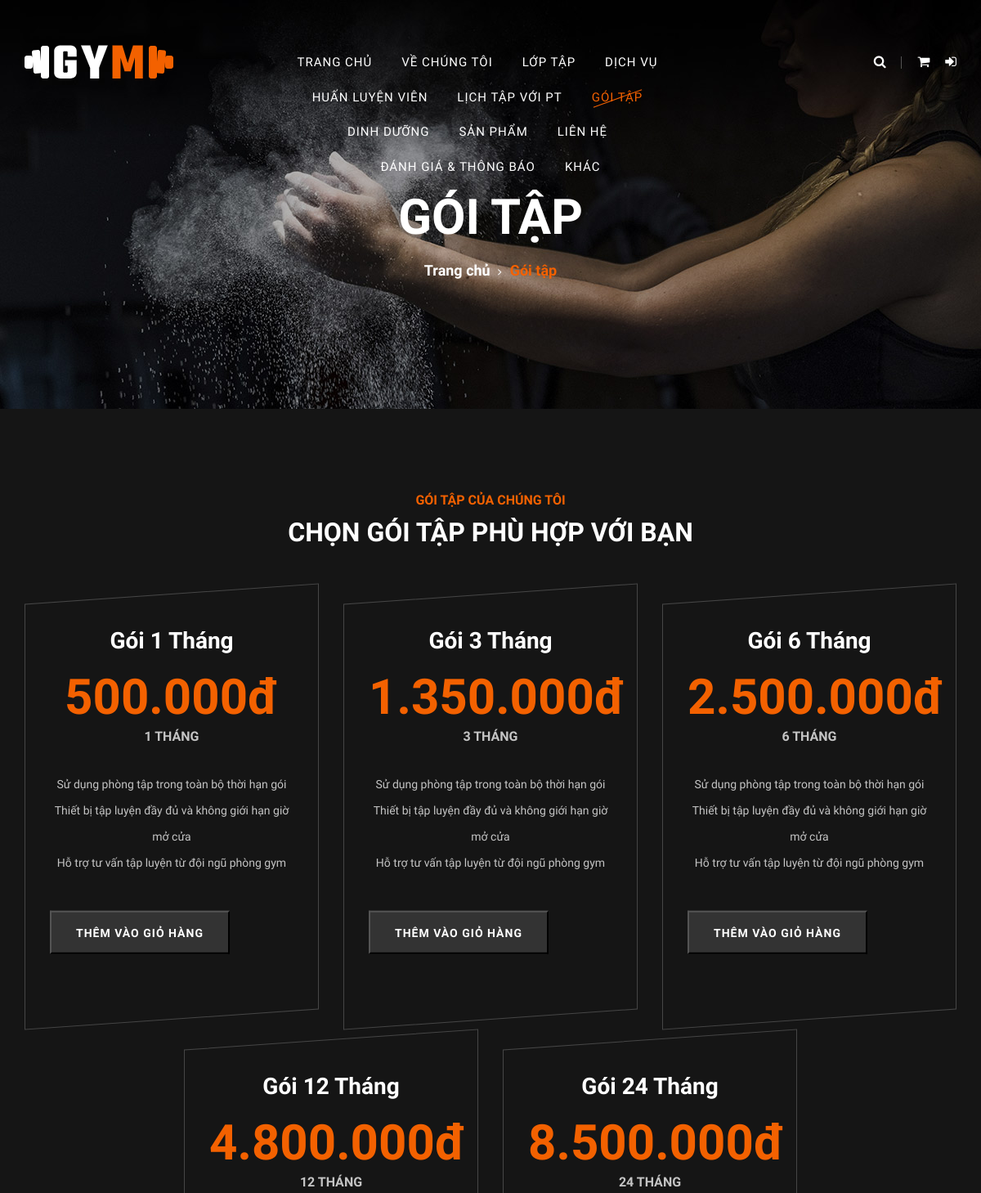
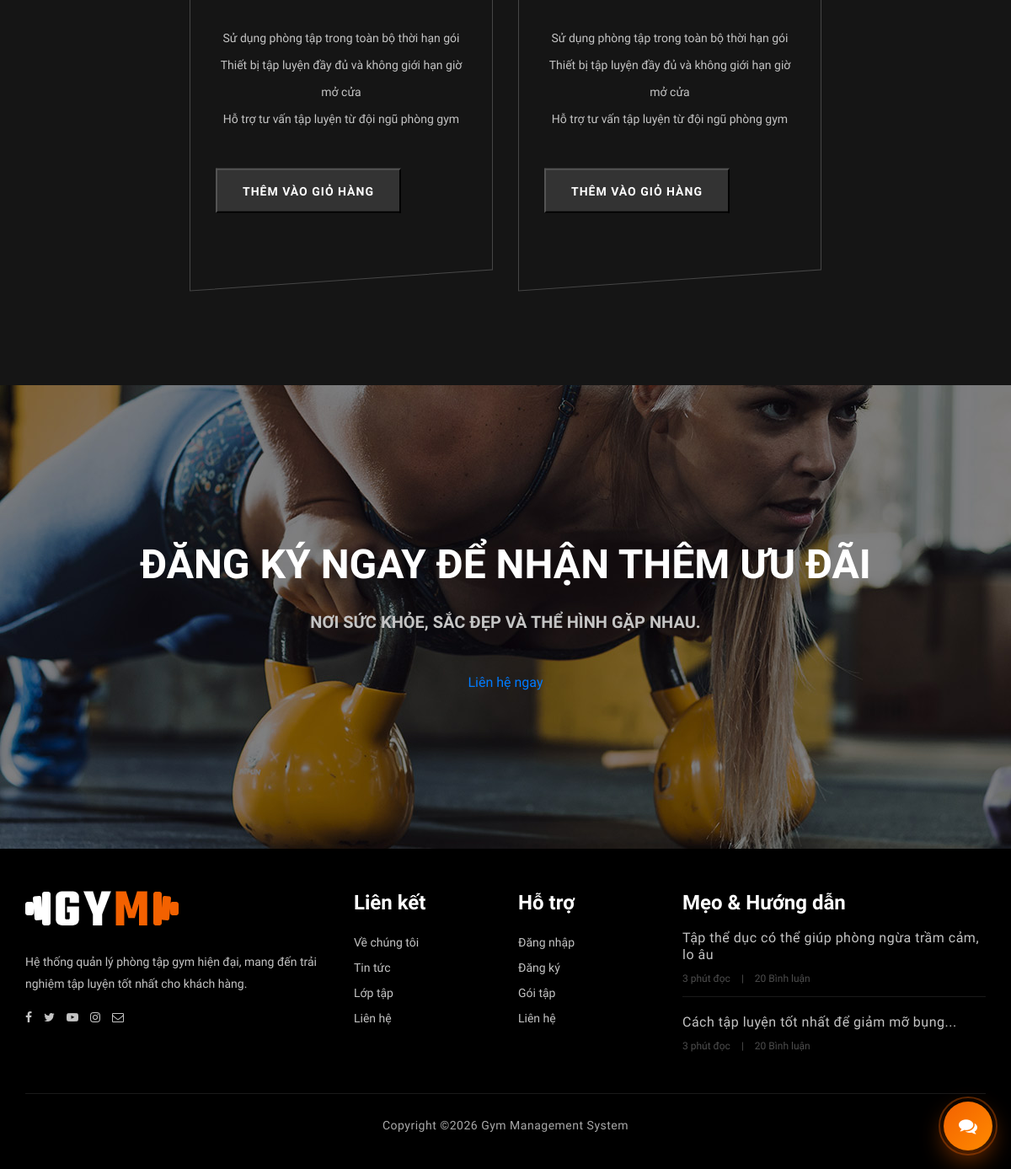
Screenshot of /client/packages.php with the database file from the repository (2 pictures, top to bottom).
### tables this page shows
CREATE TABLE `membership_packages` (
  `id` int NOT NULL AUTO_INCREMENT,
  `package_name` varchar(100) NOT NULL,
  `duration_months` int NOT NULL,
  `price` decimal(10,2) NOT NULL,
  `description` text,
  `status` enum('active','inactive') DEFAULT 'active',
  PRIMARY KEY (`id`)
);

### client/packages.php (the view, shortened to what this page needs)
<?php
require_once '../config/db.php';
$packages = [];
$packageQuery = $conn->query("SELECT id, package_name, duration_months, price, description FROM membership_packages WHERE status = 'active' ORDER BY duration_months ASC, id ASC");
if ($packageQuery) {
    while ($row = $packageQuery->fetch_assoc()) {
        $packages[] = $row;
    }
}
include 'layout/header.php';
?>
<section class="breadcrumb-section set-bg" data-setbg="assets/img/breadcrumb-bg.jpg">
    <div class="container">
        <div class="row">
            <div class="col-lg-12 text-center">
                <div class="breadcrumb-text">
                    <h2>Gói tập</h2>
                    <div class="bt-option">
                        <a href="index.php">Trang chủ</a>
                        <span>Gói tập</span>
                    </div>
                </div>
            </div>
        </div>
    </div>
</section>
<section class="pricing-section spad">
    <div class="container">
        <div class="row">
            <div class="col-lg-12">
                <div class="section-title">
                    <span>Gói tập của chúng tôi</span>
                    <h2>CHỌN GÓI TẬP PHÙ HỢP VỚI BẠN</h2>
                </div>
            </div>
        </div>
        <div class="row justify-content-center">
            <?php if (!empty($packages)): ?>
                <?php foreach ($packages as $package): ?>
                    <?php
                    $packageId = (int) $package['id'];
                    $buttonLabel = 'Thêm vào giỏ hàng';
                    $buttonClass = 'primary-btn pricing-btn';
                    $buttonDisabled = '';
                    $benefits = preg_split('/\r\n|\r|\n/', trim((string) $package['description']));
                    if (count(array_filter($benefits)) <= 1) {
                        $benefits = [
                            'Sử dụng phòng tập trong toàn bộ thời hạn gói',
                            'Thiết bị tập luyện đầy đủ và không giới hạn giờ mở cửa',
                            'Hỗ trợ tư vấn tập luyện từ đội ngũ phòng gym',
                        ];
                    }
                    ?>
                    <div class="col-lg-4 col-md-8 mb-4" id="package-<?php echo $packageId; ?>">
                        <div class="ps-item h-100">
                            <h3><?php echo htmlspecialchars($package['package_name']); ?></h3>
                            <div class="pi-price">
                                <h2><?php echo number_format((float) $package['price'], 0, ',', '.'); ?>đ</h2>
                                <span><?php echo (int) $package['duration_months']; ?> THÁNG</span>
                            </div>
                            <ul>
                                <?php foreach ($benefits as $benefit): ?>
                                    <?php if (trim($benefit) !== ''): ?>
                                        <li><?php echo htmlspecialchars(trim($benefit)); ?></li>
                                    <?php endif; ?>
                                <?php endforeach; ?>
                            </ul>
                            <button type="button"
                                    class="<?php echo $buttonClass; ?>"
                                    onclick="addPackageToCart(<?php echo $packageId; ?>)"
                                    <?php echo $buttonDisabled; ?>>
                                <?php echo $buttonLabel; ?>
                            </button>
                        </div>
                    </div>
                <?php endforeach; ?>
            <?php else: ?>
                <div class="col-lg-8">
                    <div class="alert alert-warning text-center">Hiện chưa có gói tập nào đang mở bán.</div>
                </div>
            <?php endif; ?>
        </div>
    </div>
</section>
<section class="banner-section set-bg" data-setbg="assets/img/banner-bg.jpg">
    <div class="container">
        <div class="row">
            <div class="col-lg-12 text-center">
                <div class="bs-text">
                    <h2>Đăng ký ngay để nhận thêm ưu đãi</h2>
                    <div class="bt-tips">Nơi sức khỏe, sắc đẹp và thể hình gặp nhau.</div>
                    <a href="contact.php" class="primary-btnbtn-normal">Liên hệ ngay</a>
                </div>
            </div>
        </div>
    </div>
</section>
<?php include 'layout/footer.php'; ?>

### client/assets/css/barfiller.css (style rules this page uses)
body { font-family: Arial; }

### client/assets/css/style.css (style rules this page uses)
html, body { height: 100%; font-family: "Muli", sans-serif; -webkit-font-smoothing: antialiased; font-smoothing: antialiased; background: #0f0f0f; }
h1, h2, h3, h4, h5, h6 { margin: 0; color: #111111; font-weight: 400; font-family: "Oswald", sans-serif; }
h2 { font-size: 36px; }
h3 { font-size: 30px; }
ul, ol { padding: 0; margin: 0; }
.section-title { margin-bottom: 45px; text-align: center; }
.section-title span { font-size: 16px; color: #f36100; text-transform: uppercase; font-weight: 700; }
.section-title h2 { color: #ffffff; font-size: 32px; font-weight: 600; text-transform: uppercase; margin-top: 8px; }
.set-bg { background-repeat: no-repeat; background-size: cover; background-position: top center; }
.spad { padding-top: 100px; padding-bottom: 100px; }
.primary-btn { display: inline-block; font-size: 14px; padding: 17px 30px 16px; color: #ffffff; background: #f36100; line-height: normal; letter-spacing: 1px; text-transform: uppercase; font-weight: 700; }
.banner-section { height: 550px; display: -webkit-box; display: -ms-flexbox; display: flex; -webkit-box-align: center; -ms-flex-align: center; align-items: center; -webkit-box-pack: center; -ms-flex-pack: center; justify-content: center; }
.bs-text h2 { font-size: 48px; color: #ffffff; font-weight: 700; text-transform: uppercase; margin-bottom: 25px; }
.bs-text .bt-tips { font-size: 20px; color: #c4c4c4; font-weight: 700; text-transform: uppercase; margin-bottom: 45px; }
.pricing-section { background: #151515; }
.pricing-section .section-title { margin-bottom: 56px; }
.ps-item { text-align: center; padding: 40px 30px 52px; border: 1px solid #464646; -webkit-transform: skewY(-4deg); -ms-transform: skewY(-4deg); transform: skewY(-4deg); -webkit-transition: all 0.5s; -o-transition: all 0.5s; transition: all 0.5s; margin-bottom: 30px; position: relative; }
.ps-item h3 { font-size: 28px; color: #ffffff; font-weight: 600; margin-bottom: 16px; -webkit-transform: skewY(4deg); -ms-transform: skewY(4deg); transform: skewY(4deg); }
.ps-item .pi-price { margin-bottom: 30px; -webkit-transform: skewY(4deg); -ms-transform: skewY(4deg); transform: skewY(4deg); }
.ps-item .pi-price h2 { font-size: 60px; color: #f36100; font-weight: 600; }
.ps-item .pi-price span { color: #c4c4c4; font-size: 16px; font-weight: 700; text-transform: uppercase; }
.ps-item ul { margin-bottom: 40px; -webkit-transform: skewY(4deg); -ms-transform: skewY(4deg); transform: skewY(4deg); }
.ps-item ul li { font-size: 14px; color: #c4c4c4; line-height: 32px; list-style: none; }
.ps-item .primary-btn.pricing-btn { display: block; background: #333333; -webkit-transform: skewY(4deg); -ms-transform: skewY(4deg); transform: skewY(4deg); }
.breadcrumb-section { height: 500px; padding-top: 230px; }
.breadcrumb-text h2 { font-size: 60px; color: #ffffff; font-weight: 600; text-transform: uppercase; margin-bottom: 15px; }
.breadcrumb-text .bt-option a { font-size: 18px; color: #ffffff; font-weight: 700; display: inline-block; position: relative; margin-right: 20px; }
.breadcrumb-text .bt-option a:after { position: absolute; right: -14px; top: 6px; font-family: "FontAwesome"; content: ""; font-size: 13px; font-weight: 400; }
.breadcrumb-text .bt-option span { font-size: 18px; color: #f36100; font-weight: 700; }
@media only screen and (min-width: 1200px) { .container { max-width: 1170px; } }

### rows the page displays
membership_packages: package_name "Gói 1 Tháng", price "500.000", duration_months "1", benefit "Sử dụng phòng tập trong toàn bộ thời hạn gói", benefit "Thiết bị tập luyện đầy đủ và không giới hạn giờ mở cửa", benefit "Hỗ trợ tư vấn tập luyện từ đội ngũ phòng gym", buttonLabel "THÊM VÀO GIỎ HÀNG"
membership_packages: package_name "Gói 3 Tháng", price "1.350.000", duration_months "3", benefit "Sử dụng phòng tập trong toàn bộ thời hạn gói", benefit "Thiết bị tập luyện đầy đủ và không giới hạn giờ mở cửa", benefit "Hỗ trợ tư vấn tập luyện từ đội ngũ phòng gym", buttonLabel "THÊM VÀO GIỎ HÀNG"
membership_packages: package_name "Gói 6 Tháng", price "2.500.000", duration_months "6", benefit "Sử dụng phòng tập trong toàn bộ thời hạn gói", benefit "Thiết bị tập luyện đầy đủ và không giới hạn giờ mở cửa", benefit "Hỗ trợ tư vấn tập luyện từ đội ngũ phòng gym", buttonLabel "THÊM VÀO GIỎ HÀNG"
membership_packages: package_name "Gói 12 Tháng", price "4.800.000", duration_months "12", benefit "Sử dụng phòng tập trong toàn bộ thời hạn gói", benefit "Thiết bị tập luyện đầy đủ và không giới hạn giờ mở cửa", benefit "Hỗ trợ tư vấn tập luyện từ đội ngũ phòng gym", buttonLabel "THÊM VÀO GIỎ HÀNG"
membership_packages: package_name "Gói 24 Tháng", price "8.500.000", duration_months "24", benefit "Sử dụng phòng tập trong toàn bộ thời hạn gói", benefit "Thiết bị tập luyện đầy đủ và không giới hạn giờ mở cửa", benefit "Hỗ trợ tư vấn tập luyện từ đội ngũ phòng gym", buttonLabel "THÊM VÀO GIỎ HÀNG"
